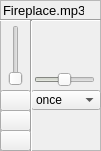
  <widget class="QFrame" name="frame_4">
   <property name="geometry">
    <rect>
     <x>630</x>
     <y>30</y>
     <width>101</width>
     <height>151</height>
    </rect>
   </property>
   <property name="frameShape">
    <enum>QFrame::StyledPanel</enum>
   </property>
   <property name="frameShadow">
    <enum>QFrame::Raised</enum>
   </property>
   <widget class="QComboBox" name="mode_combobox_6">
    <property name="geometry">
     <rect>
      <x>31</x>
      <y>90</y>
      <width>70</width>
      <height>20</height>
     </rect>
    </property>
    <property name="font">
     <font>
      <pointsize>9</pointsize>
      <strikeout>false</strikeout>
     </font>
    </property>
    <property name="currentIndex">
     <number>0</number>
    </property>
    <item>
     <property name="text">
      <string>once</string>
     </property>
    </item>
    <item>
     <property name="text">
      <string>loop</string>
     </property>
    </item>
    <item>
     <property name="text">
      <string>trigger</string>
     </property>
    </item>
    <item>
     <property name="text">
      <string>random</string>
     </property>
    </item>
   </widget>
   <widget class="QPushButton" name="channel_play_5">
    <property name="geometry">
     <rect>
      <x>0</x>
      <y>110</y>
      <width>31</width>
      <height>21</height>
     </rect>
    </property>
    <property name="text">
     <string/>
    </property>
    <property name="icon">
     <iconset>
      <normaloff>icons/icons8-play-30.png</normaloff>icons/icons8-play-30.png</iconset>
    </property>
   </widget>
   <widget class="QLabel" name="channel_label_5">
    <property name="geometry">
     <rect>
      <x>3</x>
      <y>0</y>
      <width>81</width>
      <height>21</height>
     </rect>
    </property>
    <property name="font">
     <font>
      <pointsize>10</pointsize>
     </font>
    </property>
    <property name="text">
     <string>Fireplace.mp3</string>
    </property>
   </widget>
   <widget class="QSlider" name="channel_volume_5">
    <property name="geometry">
     <rect>
      <x>6</x>
      <y>25</y>
      <width>20</width>
      <height>61</height>
     </rect>
    </property>
    <property name="orientation">
     <enum>Qt::Vertical</enum>
    </property>
   </widget>
   <widget class="Line" name="line_9">
    <property name="geometry">
     <rect>
      <x>0</x>
      <y>10</y>
      <width>101</width>
      <height>20</height>
     </rect>
    </property>
    <property name="orientation">
     <enum>Qt::Horizontal</enum>
    </property>
   </widget>
   <widget class="Line" name="line_10">
    <property name="geometry">
     <rect>
      <x>21</x>
      <y>20</y>
      <width>20</width>
      <height>141</height>
     </rect>
    </property>
    <property name="orientation">
     <enum>Qt::Vertical</enum>
    </property>
   </widget>
   <widget class="QPushButton" name="channel_mute_5">
    <property name="geometry">
     <rect>
      <x>0</x>
      <y>90</y>
      <width>31</width>
      <height>21</height>
     </rect>
    </property>
    <property name="font">
     <font>
      <pointsize>10</pointsize>
      <strikeout>false</strikeout>
     </font>
    </property>
    <property name="text">
     <string/>
    </property>
    <property name="icon">
     <iconset>
      <normaloff>icons/icons8-no-audio-30.png</normaloff>icons/icons8-no-audio-30.png</iconset>
    </property>
   </widget>
   <widget class="QPushButton" name="pushButton_12">
    <property name="geometry">
     <rect>
      <x>0</x>
      <y>130</y>
      <width>31</width>
      <height>21</height>
     </rect>
    </property>
    <property name="text">
     <string/>
    </property>
    <property name="icon">
     <iconset>
      <normaloff>icons/icons8-musical-notes-90.png</normaloff>icons/icons8-musical-notes-90.png</iconset>
    </property>
   </widget>
   <widget class="QSlider" name="horizontalSlider_2">
    <property name="geometry">
     <rect>
      <x>34</x>
      <y>70</y>
      <width>61</width>
      <height>20</height>
     </rect>
    </property>
    <property name="styleSheet">
     <string notr="true">gridline-color: rgb(252, 175, 62);
selection-color: rgb(252, 175, 62);
border-color: rgb(204, 0, 0);
selection-background-color: rgb(186, 189, 182);</string>
    </property>
    <property name="value">
     <number>50</number>
    </property>
    <property name="orientation">
     <enum>Qt::Horizontal</enum>
    </property>
   </widget>
  </widget>
